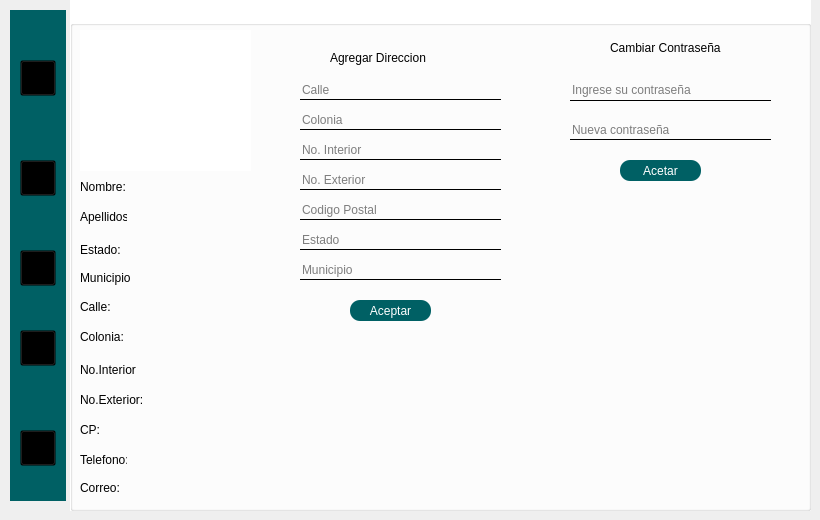
      <widget class="QWidget" name="Propietario_14">
       <widget class="QGroupBox" name="groupBox_26">
        <property name="geometry">
         <rect>
          <x>70</x>
          <y>20</y>
          <width>741</width>
          <height>491</height>
         </rect>
        </property>
        <property name="styleSheet">
         <string notr="true">QGroupBox{
background-color:white;

}
QLabel{
background-color:transparent;
color:black;
}
QLineEdit{
background-color:transparent;
border:none;
border-bottom: 1px solid;
border-color: black;
border-bottom: 1px solid;
}

QPushButton{
	background-color: #006064;
	color: white;
    selection-color: white;  
    border-radius: 10px; 
    padding: 2px 4px;
}

QPushButton:hover{
	background-color: #006064;
	color: white;
    selection-color: white;  
    border-radius: 10px; 
    padding: 2px 4px;

}</string>
        </property>
        <property name="title">
         <string/>
        </property>
        <widget class="QLabel" name="label_27">
         <property name="geometry">
          <rect>
           <x>540</x>
           <y>20</y>
           <width>111</width>
           <height>16</height>
          </rect>
         </property>
         <property name="text">
          <string>Cambiar Contraseña</string>
         </property>
        </widget>
        <widget class="QLineEdit" name="contra_3">
         <property name="geometry">
          <rect>
           <x>500</x>
           <y>100</y>
           <width>201</width>
           <height>20</height>
          </rect>
         </property>
         <property name="styleSheet">
          <string notr="true"/>
         </property>
         <property name="placeholderText">
          <string>Nueva contraseña</string>
         </property>
        </widget>
        <widget class="QLabel" name="label_28">
         <property name="geometry">
          <rect>
           <x>10</x>
           <y>10</y>
           <width>171</width>
           <height>141</height>
          </rect>
         </property>
         <property name="styleSheet">
          <string notr="true">background-color: rgb(255, 255, 255);</string>
         </property>
         <property name="text">
          <string/>
         </property>
        </widget>
        <widget class="QPushButton" name="CambiarFoto_2">
         <property name="geometry">
          <rect>
           <x>140</x>
           <y>110</y>
           <width>41</width>
           <height>41</height>
          </rect>
         </property>
         <property name="styleSheet">
          <string notr="true">QPushButton{
border-image: url(C:/Users/ailes/OneDrive/Escritorio/HRS/Recursos/addPhoto.png);
background-color:transparent;
    background-repeat: no-repeat;
    width: 36px;
    height: 36px;
}
</string>
         </property>
         <property name="text">
          <string/>
         </property>
        </widget>
        <widget class="QLineEdit" name="contra2_2">
         <property name="geometry">
          <rect>
           <x>500</x>
           <y>60</y>
           <width>201</width>
           <height>21</height>
          </rect>
         </property>
         <property name="styleSheet">
          <string notr="true"/>
         </property>
         <property name="placeholderText">
          <string>Ingrese su contraseña</string>
         </property>
        </widget>
        <widget class="QPushButton" name="aceptar_9">
         <property name="geometry">
          <rect>
           <x>280</x>
           <y>280</y>
           <width>81</width>
           <height>21</height>
          </rect>
         </property>
         <property name="styleSheet">
          <string notr="true"/>
         </property>
         <property name="text">
          <string>Aceptar</string>
         </property>
        </widget>
        <widget class="QPushButton" name="aceptar_10">
         <property name="geometry">
          <rect>
           <x>550</x>
           <y>140</y>
           <width>81</width>
           <height>21</height>
          </rect>
         </property>
         <property name="styleSheet">
          <string notr="true"/>
         </property>
         <property name="text">
          <string>Acetar</string>
         </property>
        </widget>
        <widget class="QLabel" name="label_34">
         <property name="geometry">
          <rect>
           <x>260</x>
           <y>30</y>
           <width>111</width>
           <height>16</height>
          </rect>
         </property>
         <property name="text">
          <string>Agregar Direccion</string>
         </property>
        </widget>
        <widget class="QLineEdit" name="direccion_6">
         <property name="geometry">
          <rect>
           <x>230</x>
           <y>60</y>
           <width>201</width>
           <height>20</height>
          </rect>
         </property>
         <property name="styleSheet">
          <string notr="true"/>
         </property>
         <property name="placeholderText">
          <string>Calle</string>
         </property>
        </widget>
        <widget class="QLineEdit" name="direccion_7">
         <property name="geometry">
          <rect>
           <x>230</x>
           <y>90</y>
           <width>201</width>
           <height>20</height>
          </rect>
         </property>
         <property name="styleSheet">
          <string notr="true"/>
         </property>
         <property name="placeholderText">
          <string>Colonia</string>
         </property>
        </widget>
        <widget class="QLineEdit" name="direccion_8">
         <property name="geometry">
          <rect>
           <x>230</x>
           <y>120</y>
           <width>201</width>
           <height>20</height>
          </rect>
         </property>
         <property name="styleSheet">
          <string notr="true"/>
         </property>
         <property name="placeholderText">
          <string>No. Interior</string>
         </property>
        </widget>
        <widget class="QLineEdit" name="direccion_9">
         <property name="geometry">
          <rect>
           <x>230</x>
           <y>150</y>
           <width>201</width>
           <height>20</height>
          </rect>
         </property>
         <property name="styleSheet">
          <string notr="true"/>
         </property>
         <property name="placeholderText">
          <string>No. Exterior</string>
         </property>
        </widget>
        <widget class="QLineEdit" name="direccion_10">
         <property name="geometry">
          <rect>
           <x>230</x>
           <y>180</y>
           <width>201</width>
           <height>20</height>
          </rect>
         </property>
         <property name="styleSheet">
          <string notr="true"/>
         </property>
         <property name="placeholderText">
          <string>Codigo Postal</string>
         </property>
        </widget>
        <widget class="QLabel" name="label_35">
         <property name="geometry">
          <rect>
           <x>10</x>
           <y>160</y>
           <width>47</width>
           <height>14</height>
          </rect>
         </property>
         <property name="styleSheet">
          <string notr="true"/>
         </property>
         <property name="text">
          <string>Nombre:</string>
         </property>
        </widget>
        <widget class="QLabel" name="label_36">
         <property name="geometry">
          <rect>
           <x>10</x>
           <y>190</y>
           <width>47</width>
           <height>14</height>
          </rect>
         </property>
         <property name="text">
          <string>Apellidos:</string>
         </property>
        </widget>
        <widget class="QLabel" name="label_37">
         <property name="geometry">
          <rect>
           <x>10</x>
           <y>460</y>
           <width>47</width>
           <height>16</height>
          </rect>
         </property>
         <property name="text">
          <string>Correo:</string>
         </property>
        </widget>
        <widget class="QLabel" name="label_38">
         <property name="geometry">
          <rect>
           <x>10</x>
           <y>280</y>
           <width>47</width>
           <height>14</height>
          </rect>
         </property>
         <property name="text">
          <string>Calle:</string>
         </property>
        </widget>
        <widget class="QLabel" name="label_39">
         <property name="geometry">
          <rect>
           <x>10</x>
           <y>430</y>
           <width>47</width>
           <height>20</height>
          </rect>
         </property>
         <property name="text">
          <string>Telefono:</string>
         </property>
        </widget>
        <widget class="QLabel" name="nom_2">
         <property name="geometry">
          <rect>
           <x>70</x>
           <y>160</y>
           <width>141</width>
           <height>16</height>
          </rect>
         </property>
         <property name="styleSheet">
          <string notr="true"/>
         </property>
         <property name="text">
          <string/>
         </property>
        </widget>
        <widget class="QLabel" name="apellido_2">
         <property name="geometry">
          <rect>
           <x>70</x>
           <y>190</y>
           <width>71</width>
           <height>16</height>
          </rect>
         </property>
         <property name="styleSheet">
          <string notr="true"/>
         </property>
         <property name="text">
          <string/>
         </property>
        </widget>
        <widget class="QLabel" name="calle_4">
         <property name="geometry">
          <rect>
           <x>70</x>
           <y>280</y>
           <width>141</width>
           <height>16</height>
          </rect>
         </property>
         <property name="styleSheet">
          <string notr="true"/>
         </property>
         <property name="text">
          <string/>
         </property>
        </widget>
        <widget class="QLabel" name="tel_2">
         <property name="geometry">
          <rect>
           <x>70</x>
           <y>430</y>
           <width>141</width>
           <height>16</height>
          </rect>
         </property>
         <property name="styleSheet">
          <string notr="true"/>
         </property>
         <property name="text">
          <string/>
         </property>
        </widget>
        <widget class="QLabel" name="correo_2">
         <property name="geometry">
          <rect>
           <x>70</x>
           <y>460</y>
           <width>141</width>
           <height>16</height>
          </rect>
         </property>
         <property name="styleSheet">
          <string notr="true"/>
         </property>
         <property name="text">
          <string/>
         </property>
        </widget>
        <widget class="QLabel" name="apellido_3">
         <property name="geometry">
          <rect>
           <x>140</x>
           <y>190</y>
           <width>71</width>
           <height>16</height>
          </rect>
         </property>
         <property name="styleSheet">
          <string notr="true"/>
         </property>
         <property name="text">
          <string/>
         </property>
        </widget>
        <widget class="QLabel" name="label_45">
         <property name="geometry">
          <rect>
           <x>10</x>
           <y>310</y>
           <width>47</width>
           <height>14</height>
          </rect>
         </property>
         <property name="text">
          <string>Colonia:</string>
         </property>
        </widget>
        <widget class="QLabel" name="colonia_4">
         <property name="geometry">
          <rect>
           <x>70</x>
           <y>310</y>
           <width>141</width>
           <height>16</height>
          </rect>
         </property>
         <property name="styleSheet">
          <string notr="true"/>
         </property>
         <property name="text">
          <string/>
         </property>
        </widget>
        <widget class="QLabel" name="label_46">
         <property name="geometry">
          <rect>
           <x>10</x>
           <y>340</y>
           <width>61</width>
           <height>20</height>
          </rect>
         </property>
         <property name="text">
          <string>No.Interior</string>
         </property>
        </widget>
        <widget class="QLabel" name="label_47">
         <property name="geometry">
          <rect>
           <x>10</x>
           <y>370</y>
           <width>71</width>
           <height>20</height>
          </rect>
         </property>
         <property name="text">
          <string>No.Exterior:</string>
         </property>
        </widget>
        <widget class="QLabel" name="label_48">
         <property name="geometry">
          <rect>
           <x>10</x>
           <y>400</y>
           <width>31</width>
           <height>20</height>
          </rect>
         </property>
         <property name="text">
          <string>CP:</string>
         </property>
        </widget>
        <widget class="QLabel" name="no_interior_3">
         <property name="geometry">
          <rect>
           <x>70</x>
           <y>340</y>
           <width>141</width>
           <height>16</height>
          </rect>
         </property>
         <property name="styleSheet">
          <string notr="true"/>
         </property>
         <property name="text">
          <string/>
         </property>
        </widget>
        <widget class="QLabel" name="no_exterior_3">
         <property name="geometry">
          <rect>
           <x>70</x>
           <y>370</y>
           <width>141</width>
           <height>16</height>
          </rect>
         </property>
         <property name="styleSheet">
          <string notr="true"/>
         </property>
         <property name="text">
          <string/>
         </property>
        </widget>
        <widget class="QLabel" name="cp_4">
         <property name="geometry">
          <rect>
           <x>70</x>
           <y>400</y>
           <width>141</width>
           <height>16</height>
          </rect>
         </property>
         <property name="styleSheet">
          <string notr="true"/>
         </property>
         <property name="text">
          <string/>
         </property>
        </widget>
        <widget class="QLabel" name="label_49">
         <property name="geometry">
          <rect>
           <x>10</x>
           <y>220</y>
           <width>47</width>
           <height>20</height>
          </rect>
         </property>
         <property name="text">
          <string>Estado:</string>
         </property>
        </widget>
        <widget class="QLabel" name="label_50">
         <property name="geometry">
          <rect>
           <x>10</x>
           <y>250</y>
           <width>51</width>
           <height>16</height>
          </rect>
         </property>
         <property name="text">
          <string>Municipio:</string>
         </property>
        </widget>
        <widget class="QLabel" name="estado_5">
         <property name="geometry">
          <rect>
           <x>70</x>
           <y>220</y>
           <width>141</width>
           <height>16</height>
          </rect>
         </property>
         <property name="styleSheet">
          <string notr="true"/>
         </property>
         <property name="text">
          <string/>
         </property>
        </widget>
        <widget class="QLabel" name="municipio_2">
         <property name="geometry">
          <rect>
           <x>70</x>
           <y>250</y>
           <width>141</width>
           <height>16</height>
          </rect>
         </property>
         <property name="styleSheet">
          <string notr="true"/>
         </property>
         <property name="text">
          <string/>
         </property>
        </widget>
        <widget class="QLineEdit" name="direccion_11">
         <property name="geometry">
          <rect>
           <x>230</x>
           <y>210</y>
           <width>201</width>
           <height>20</height>
          </rect>
         </property>
         <property name="styleSheet">
          <string notr="true"/>
         </property>
         <property name="placeholderText">
          <string>Estado</string>
         </property>
        </widget>
        <widget class="QLineEdit" name="direccion_12">
         <property name="geometry">
          <rect>
           <x>230</x>
           <y>240</y>
           <width>201</width>
           <height>20</height>
          </rect>
         </property>
         <property name="styleSheet">
          <string notr="true"/>
         </property>
         <property name="placeholderText">
          <string>Municipio</string>
         </property>
        </widget>
        <widget class="QLabel" name="tot">
         <property name="geometry">
          <rect>
           <x>290</x>
           <y>360</y>
           <width>101</width>
           <height>31</height>
          </rect>
         </property>
         <property name="text">
          <string/>
         </property>
        </widget>
       </widget>
       <widget class="QGroupBox" name="groupBox_27">
        <property name="geometry">
         <rect>
          <x>10</x>
          <y>10</y>
          <width>56</width>
          <height>491</height>
         </rect>
        </property>
        <property name="styleSheet">
         <string notr="true">QGroupBox{
background-color: #006064;
border: none;
}
QPushButton{
	background:transparent;
}</string>
        </property>
        <property name="title">
         <string/>
        </property>
        <widget class="QPushButton" name="home_13">
         <property name="geometry">
          <rect>
           <x>10</x>
           <y>50</y>
           <width>36</width>
           <height>36</height>
          </rect>
         </property>
         <property name="styleSheet">
          <string notr="true">QPushButton{
  border-image: url(C:/Users/ailes/OneDrive/Escritorio/HRS/Recursos/house2.png);
    background-repeat: no-repeat;
    width: 36px;
    height: 36px;
}
QPushButton:hover {
  
    background-repeat: no-repeat;
  border-image: url(C:/Users/ailes/OneDrive/Escritorio/HRS/Recursos/house.png);
}</string>
         </property>
         <property name="text">
          <string/>
         </property>
        </widget>
        <widget class="QPushButton" name="salir_13">
         <property name="geometry">
          <rect>
           <x>10</x>
           <y>420</y>
           <width>36</width>
           <height>36</height>
          </rect>
         </property>
         <property name="styleSheet">
          <string notr="true">QPushButton{
 border-image: url(C:/Users/ailes/OneDrive/Escritorio/HRS/Recursos/outSesion2.png);
    background-repeat: no-repeat;
    width: 36px;
    height: 36px;
}
QPushButton:hover {
    border-image: url(C:/Users/ailes/OneDrive/Escritorio/HRS/Recursos/outSesion.png);
    background-repeat: no-repeat;
}</string>
         </property>
         <property name="text">
          <string/>
         </property>
        </widget>
        <widget class="QPushButton" name="reservaciones_13">
         <property name="geometry">
          <rect>
           <x>10</x>
           <y>240</y>
           <width>36</width>
           <height>36</height>
          </rect>
         </property>
         <property name="styleSheet">
          <string notr="true">QPushButton{
 border-image: url(C:/Users/ailes/OneDrive/Escritorio/HRS/Recursos/cash2.png);
    background-repeat: no-repeat;
    width: 36px;
    height: 36px;
}
QPushButton:hover {
  border-image: url(C:/Users/ailes/OneDrive/Escritorio/HRS/Recursos/cash.png);
    background-repeat: no-repeat;
}</string>
         </property>
         <property name="text">
          <string/>
         </property>
        </widget>
        <widget class="QPushButton" name="add_13">
         <property name="geometry">
          <rect>
           <x>10</x>
           <y>150</y>
           <width>36</width>
           <height>36</height>
          </rect>
         </property>
         <property name="styleSheet">
          <string notr="true">QPushButton{
 border-image: url(C:/Users/ailes/OneDrive/Escritorio/HRS/Recursos/addHouse.png);
    background-repeat: no-repeat;
    width: 36px;
    height: 36px;
}
QPushButton:hover {
 border-image: url(C:/Users/ailes/OneDrive/Escritorio/HRS/Recursos/addHouse2.png);
    background-repeat: no-repeat;
}</string>
         </property>
         <property name="text">
          <string/>
         </property>
        </widget>
        <widget class="QPushButton" name="ajustes_13">
         <property name="geometry">
          <rect>
           <x>10</x>
           <y>320</y>
           <width>36</width>
           <height>36</height>
          </rect>
         </property>
         <property name="styleSheet">
          <string notr="true">QPushButton{
 border-image: url(C:/Users/ailes/OneDrive/Escritorio/HRS/Recursos/config2.png);
    background-repeat: no-repeat;
    width: 36px;
    height: 36px;
}
QPushButton:hover {
   border-image: url(C:/Users/ailes/OneDrive/Escritorio/HRS/Recursos/config.png);
    background-repeat: no-repeat;
}</string>
         </property>
         <property name="text">
          <string/>
         </property>
        </widget>
       </widget>
       <widget class="QLabel" name="label_78">
        <property name="geometry">
         <rect>
          <x>70</x>
          <y>0</y>
          <width>741</width>
          <height>21</height>
         </rect>
        </property>
        <property name="styleSheet">
         <string notr="true">background-color: rgb(255, 255, 255);</string>
        </property>
        <property name="text">
         <string/>
        </property>
       </widget>
      </widget>
